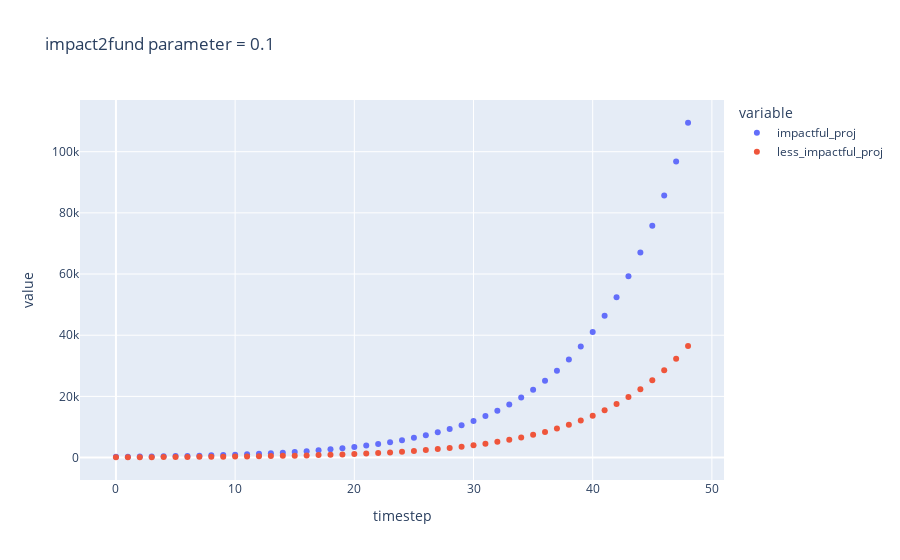

This figure's notebook cell:
### Code cell
fig_df = df.query('impactful_proj2fund==0.1')

fig = px.scatter(
    fig_df,
    x=fig_df.timestep,
    y=[fig_df.impactful_proj,fig_df.less_impactful_proj],
    #color=fig_df.co2_annual_emissions.astype(str),
    opacity=1,
    title='impact2fund parameter = 0.1'
    #trendline="lowess",
    #labels={'color': 'Yearly CO2 emissions (Gt)'}
)

fig.show()

### Figure 1 — Plotly figure (JSON) as saved in the notebook; plotly's stock layout.template omitted (floating-point values rounded to 4 significant figures)
{"data": [{"hovertemplate": "variable=impactful_proj<br>timestep=%{x}<br>value=%{y}<extra></extra>", "legendgroup": "impactful_proj", "marker": {"color": "#636efa", "opacity": 1, "symbol": "circle"}, "mode": "markers", "name": "impactful_proj", "orientation": "v", "showlegend": true, "type": "scatter", "x": [0, 1, 2, 3, 4, 5, 6, 7, 8, 9, 10, 11, 12, 13, 14, 15, 16, 17, 18, 19, 20, 21, 22, 23, 24, 25, 26, 27, 28, 29, 30, 31, 32, 33, 34, 35, 36, 37, 38, 39, 40, 41, 42, 43, 44, 45, 46, 47, 48], "xaxis": "x", "y": [250, 280, 317.5, 362.6, 415.8, 477.5, 548.6, 629.8, 722.4, 827.6, 947.0, 1082.0, 1235.0, 1409.0, 1605.0, 1826.0, 2077.0, 2360.0, 2681.0, 3043.0, 3452.0, 3915.0, 4438.0, 5029.0, 5697.0, 6452.0, 7306.0, 8271.0, 9361.0, 10590.0, 11990.0, 13560.0, 15340.0, 17350.0, 19630.0, 22200.0, 25100.0, 28390.0, 32100.0, 36290.0, 41030.0, 46390.0, 52450.0, 59290.0, 67030.0, 75780.0, 85660.0, 96830.0, 109500.0], "yaxis": "y"}, {"hovertemplate": "variable=less_impactful_proj<br>timestep=%{x}<br>value=%{y}<extra></extra>", "legendgroup": "less_impactful_proj", "marker": {"color": "#EF553B", "opacity": 1, "symbol": "circle"}, "mode": "markers", "name": "less_impactful_proj", "orientation": "v", "showlegend": true, "type": "scatter", "x": [0, 1, 2, 3, 4, 5, 6, 7, 8, 9, 10, 11, 12, 13, 14, 15, 16, 17, 18, 19, 20, 21, 22, 23, 24, 25, 26, 27, 28, 29, 30, 31, 32, 33, 34, 35, 36, 37, 38, 39, 40, 41, 42, 43, 44, 45, 46, 47, 48], "xaxis": "x", "y": [100, 110, 122.5, 137.6, 155.3, 175.8, 199.5, 226.6, 257.5, 292.5, 332.3, 377.4, 428.5, 486.2, 551.6, 625.5, 709.0, 803.5, 910.3, 1031.0, 1167.0, 1322.0, 1496.0, 1693.0, 1916.0, 2167.0, 2452.0, 2774.0, 3137.0, 3548.0, 4012.0, 4537.0, 5131.0, 5801.0, 6559.0, 7416.0, 8384.0, 9478.0, 10720.0, 12110.0, 13690.0, 15480.0, 17500.0, 19780.0, 22360.0, 25280.0, 28570.0, 32290.0, 36500.0], "yaxis": "y"}], "layout": {"legend": {"title": {"text": "variable"}, "tracegroupgap": 0}, "title": {"text": "impact2fund parameter = 0.1"}, "xaxis": {"anchor": "y", "domain": [0, 1], "title": {"text": "timestep"}}, "yaxis": {"anchor": "x", "domain": [0, 1], "title": {"text": "value"}}}}
